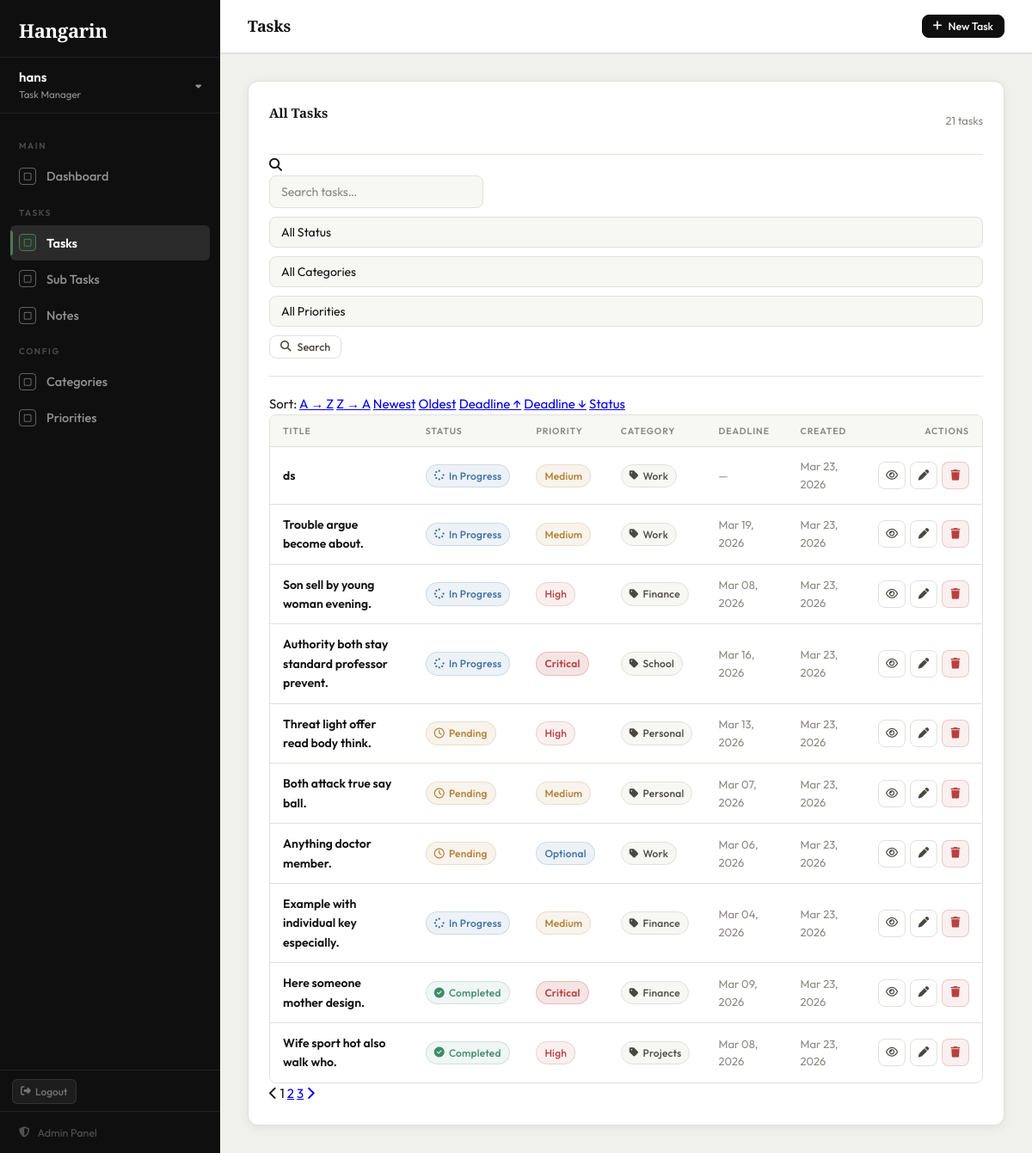
Before: /tasks/ (signed in) with the older database file.
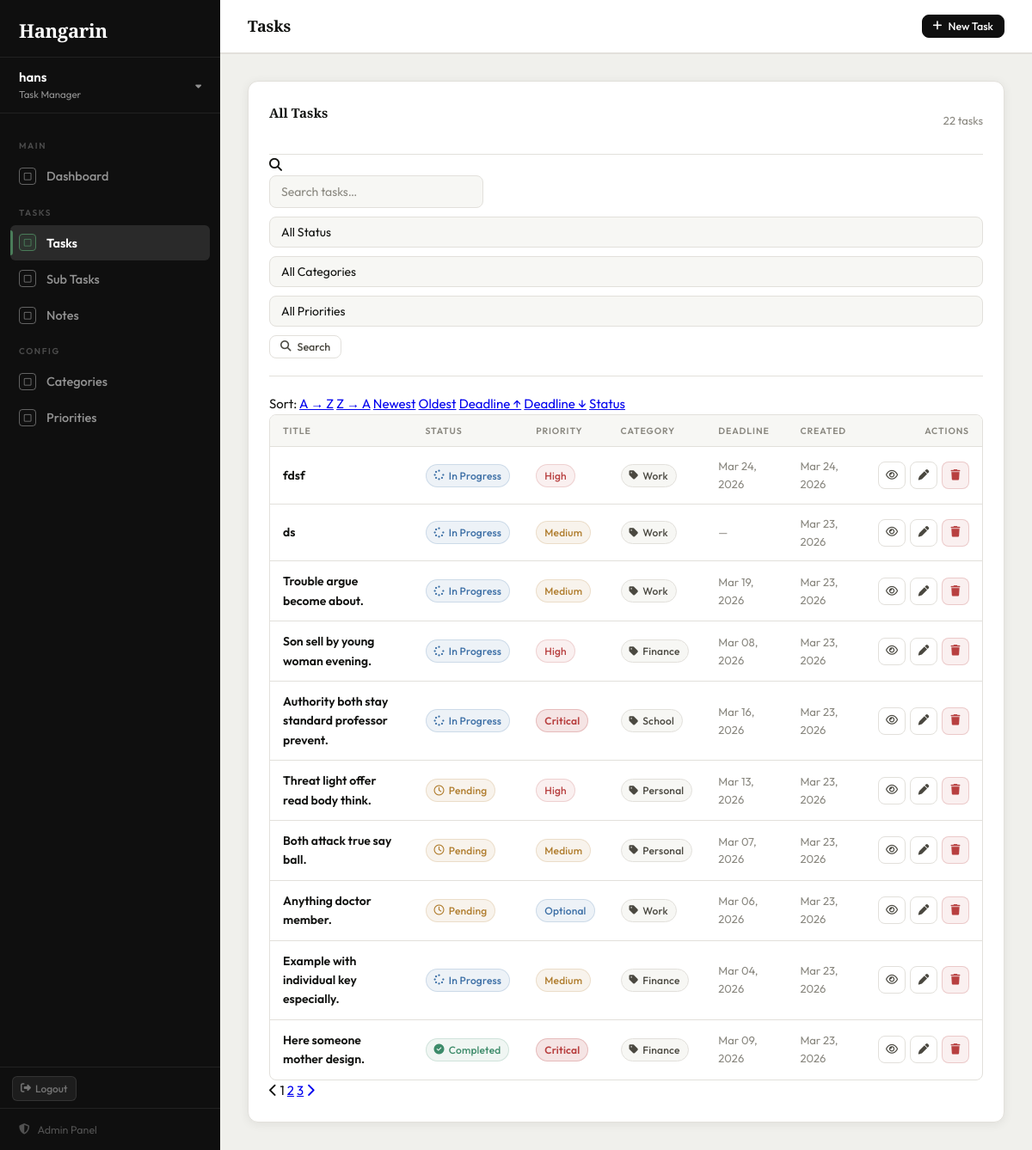
After: the same page with the newer database file.
### tasks/models.py (models this page shows, shortened)
class BaseModel(models.Model):
    created_at = models.DateTimeField(auto_now_add=True)
    updated_at = models.DateTimeField(auto_now=True)
    class Meta:
        abstract = True

class Task(BaseModel):
    STATUS_CHOICES = [
        ("Pending", "Pending"),
        ("In Progress", "In Progress"),
        ("Completed", "Completed"),
    ]
    title = models.CharField(max_length=255)
    description = models.TextField(blank=True, null=True)
    deadline = models.DateTimeField(blank=True, null=True)
    status = models.CharField(
        max_length=50,
        choices=STATUS_CHOICES,
        default="Pending"
    )
    category = models.ForeignKey(
        Category, on_delete=models.SET_NULL, null=True, blank=True
    )
    priority = models.ForeignKey(
        Priority, on_delete=models.SET_NULL, null=True, blank=True
    )
    class Meta:
        verbose_name = "Task"
        verbose_name_plural = "Tasks"

class Priority(models.Model):
    name = models.CharField(max_length=100)
    class Meta:
        verbose_name = "Priority"
        verbose_name_plural = "Priorities"

class Category(models.Model):
    name = models.CharField(max_length=100)
    class Meta:
        verbose_name = "Category"
        verbose_name_plural = "Categories"

### tasks/views.py (the view)
# urls.py: path('tasks/',                         views.task_list,   name='task_list'),
@login_required
def task_list(request):
    tasks = Task.objects.select_related('category', 'priority').all()
    query = request.GET.get('q', '')
    if query:
        tasks = tasks.filter(
            Q(title__icontains=query) |
            Q(description__icontains=query) |
            Q(category__name__icontains=query)
        )
    status_filter   = request.GET.get('status', '')
    category_filter = request.GET.get('category', '')
    priority_filter = request.GET.get('priority', '')
    if status_filter:   tasks = tasks.filter(status=status_filter)
    if category_filter: tasks = tasks.filter(category_id=category_filter)
    if priority_filter: tasks = tasks.filter(priority_id=priority_filter)
    sort_by = request.GET.get('sort', '-created_at')
    valid_sorts = ['title', '-title', 'created_at', '-created_at', 'deadline', '-deadline', 'status', '-status']
    tasks = tasks.order_by(sort_by if sort_by in valid_sorts else '-created_at')
    page_obj = Paginator(tasks, 10).get_page(request.GET.get('page'))
    return render(request, 'tasks/task_list.html', {
        'page_obj': page_obj,
        'query': query,
        'status_filter': status_filter,
        'category_filter': category_filter,
        'priority_filter': priority_filter,
        'sort_by': sort_by,
        'categories': Category.objects.all(),
        'priorities': Priority.objects.all(),
        'page_title': 'Tasks',
    })

### tasks/templates/tasks/task_list.html (shortened to what the changed rows need)
{% extends "tasks/base.html" %}
{% block content %}
<div class="card">
    <div class="card-header">
        <span class="card-title">All Tasks</span>
        <span class="td-muted" style="font-size:13px;">{{ page_obj.paginator.count }} task{% if page_obj.paginator.count != 1 %}s{% endif %}</span>
    </div>
    {% if page_obj.object_list %}
    <div class="table-wrap">
        <table>
            <thead>
                <tr>
                    <th>Title</th>
                    <th>Status</th>
                    <th>Priority</th>
                    <th>Category</th>
                    <th>Deadline</th>
                    <th>Created</th>
                    <th style="text-align:right;">Actions</th>
                </tr>
            </thead>
            <tbody>
                {% for task in page_obj %}
                <tr>
                    <td>
                        <a href="{% url 'task_detail' task.pk %}" class="td-link">{{ task.title }}</a>
                    </td>
                    <td>
                        {% if task.status == 'Completed' %}
                            <span class="badge b-completed"><i class="fa-solid fa-circle-check"></i> Completed</span>
                        {% elif task.status == 'In Progress' %}
                            <span class="badge b-progress"><i class="fa-solid fa-spinner"></i> In Progress</span>
                        {% else %}
                            <span class="badge b-pending"><i class="fa-regular fa-clock"></i> Pending</span>
                        {% endif %}
                    </td>
                    <td>
                        {% if task.priority %}
                            <span class="badge b-{{ task.priority.name|lower }}">{{ task.priority.name }}</span>
                        {% else %}<span class="td-muted">—</span>{% endif %}
                    </td>
                    <td>
                        {% if task.category %}
                            <span class="badge b-cat"><i class="fa-solid fa-tag"></i> {{ task.category.name }}</span>
                        {% else %}<span class="td-muted">—</span>{% endif %}
                    </td>
                    <td class="td-muted">{% if task.deadline %}{{ task.deadline|date:"M d, Y" }}{% else %}—{% endif %}</td>
                    <td class="td-muted">{{ task.created_at|date:"M d, Y" }}</td>
                    <td>
                        <div style="display:flex; gap:5px; justify-content:flex-end;">
                            <a href="{% url 'task_detail' task.pk %}" class="btn btn-ghost btn-sm btn-icon" title="View">
                                <i class="fa-regular fa-eye"></i>
                            </a>
                            <a href="{% url 'task_edit' task.pk %}" class="btn btn-ghost btn-sm btn-icon" title="Edit">
                                <i class="fa-solid fa-pen"></i>
                            </a>
                            <a href="{% url 'task_delete' task.pk %}" class="btn btn-danger btn-sm btn-icon" title="Delete">
                                <i class="fa-solid fa-trash"></i>
                            </a>
                        </div>
                    </td>
                </tr>
                {% endfor %}
            </tbody>
        </table>
    </div>
    {% if page_obj.has_other_pages %}
    <div class="card-body" style="padding-top:0;">
        <div class="pager">
            {% if page_obj.has_previous %}
                <a href="?{% if query %}q={{ query }}&{% endif %}{% if status_filter %}status={{ status_filter }}&{% endif %}{% if sort_by %}sort={{ sort_by }}&{% endif %}page={{ page_obj.previous_page_number }}">
                    <i class="fa-solid fa-chevron-left"></i>
                </a>
            {% else %}
                <span class="disabled"><i class="fa-solid fa-chevron-left"></i></span>
            {% endif %}
            {% for num in page_obj.paginator.page_range %}
                {% if page_obj.number == num %}
                    <span class="cur">{{ num }}</span>
                {% elif num > page_obj.number|add:'-3' and num < page_obj.number|add:'3' %}
                    <a href="?{% if query %}q={{ query }}&{% endif %}{% if status_filter %}status={{ status_filter }}&{% endif %}{% if sort_by %}sort={{ sort_by }}&{% endif %}page={{ num }}">{{ num }}</a>
                {% endif %}
            {% endfor %}
            {% if page_obj.has_next %}
                <a href="?{% if query %}q={{ query }}&{% endif %}{% if status_filter %}status={{ status_filter }}&{% endif %}{% if sort_by %}sort={{ sort_by }}&{% endif %}page={{ page_obj.next_page_number }}">
                    <i class="fa-solid fa-chevron-right"></i>
                </a>
            {% else %}
                <span class="disabled"><i class="fa-solid fa-chevron-right"></i></span>
            {% endif %}
        </div>
    </div>
    {% endif %}
    {% endif %}
</div>
{% endblock %}

Changed rows visible on the page:
no longer on this page (row unchanged): Task: title "Wife sport hot also walk who.", status "Completed" (drawn), priority.name "High", category.name "Projects", deadline "Mar 08, 2026", created_at "Mar 23, 2026"
added Task: title "fdsf", status "In Progress" (drawn), priority.name "High", category.name "Work", deadline "Mar 24, 2026", created_at "Mar 24, 2026"
Other visible differences:
{{ page_obj.paginator.count }}: "21" → "22"
